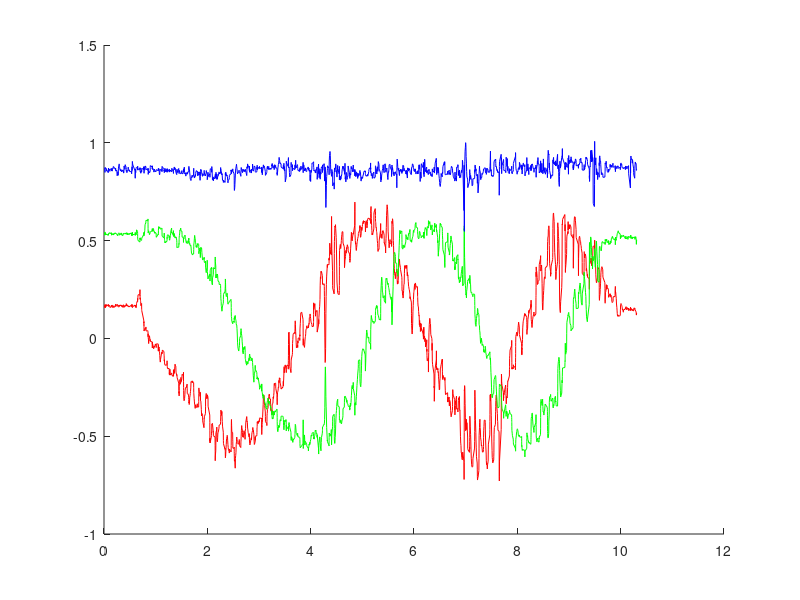
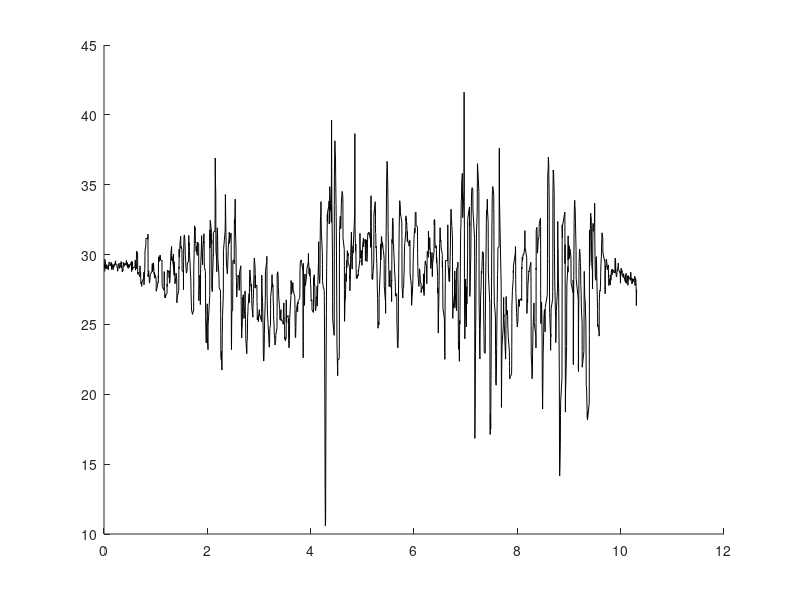
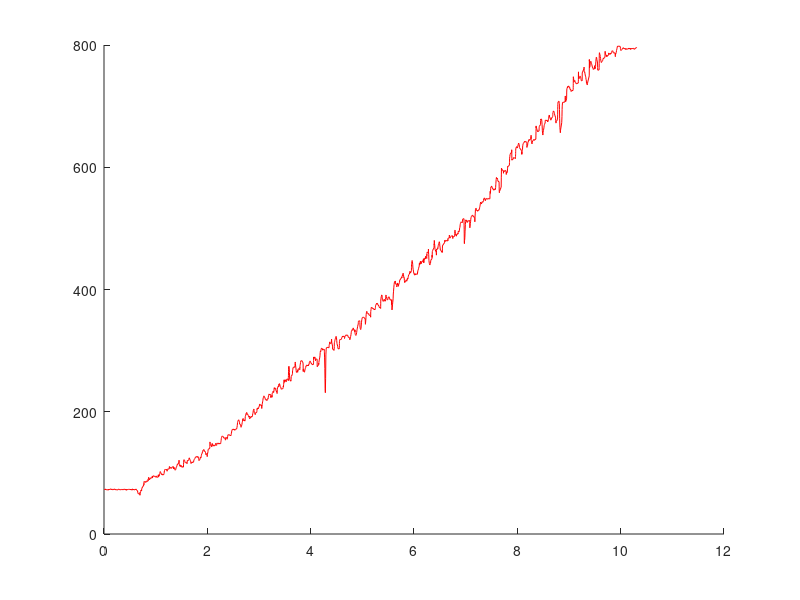

Reproduce these figures in MATLAB, in order.
x = dlmread('data3.csv');
time = x(1:end, 1);
gx = x (1:end, 2);
gy = x(1:end, 3);
gz = x (1:end, 4);
gt = atan(sqrt(gx.^2 + gy.^2)) * 180 / pi;
z = gx + gy*1i;
psi = unwrap(angle(z));
psi = psi./pi * 180;
%unwrap(psi);

figure;
hold on;
plot(time, gx, 'color', 'r');
plot(time, gy, 'color', 'g');
plot(time, gz, 'color', 'b');
figure
hold on;
plot(time, gt, 'color', 'black');
figure;
hold on;
plot(time, psi, 'color', 'r');
